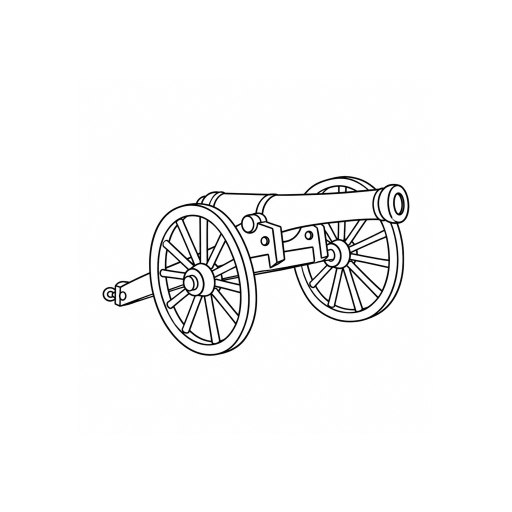
#> input picture stories/01-dime/art/cannon.png, 1024 x 1024 px, found by its file name (shown at 1/2 size); its folder holds only this picture in this run
$ python trace.py ../stories/01-dime/art/cannon.png
#> lines starting #> are read from the running program, lines starting #| are printed output that depends on the picture; after the words box and inside, x2 and y2 are one past the last pixel; in counts of white or black regions, pixels touching at a corner belong together
### tools/artfix.py
#!/usr/bin/env python3
"""Hand-placed fixes for traced drawings, from stories/<story>/art/fixes.json.

The tracer drops fine repeated lines as hatching. That's right for texture, but wrong when the
repetition is the subject: the ridges on a coin's edge, the bricks in a blocked-up window. These
fixes redraw those parts as clean, slightly irregular strokes, so the re-inking treats them like
any other line. trace.py applies them after each trace. All coordinates are source PNG pixels.

fixes.json:
{
  "<art id>": [
    {"ridges": {"near": [x, y],      // a point inside the coin's face
                "gap": 11,           // px between ridges along the edge (or "n": count)
                "skip_near": [[x, y, r]],  // no ridges within r of these points (a notch)
                "split": [f0, f1],   // leave this fraction of each ridge clear (a band across the edge)
                "max_angle": 72,     // degrees: how far round the edge the ridges go
                "arc": true}},       // also draw the face's edge where the band meets it
    {"bricks": {"rect": [x0, y0, x1, y1], "rows": 7, "cols": 3}},  // inside a window frame
    {"knockout": {"pad": 5}},  // paper-filled silhouette, so a drawing standing in front of another hides its lines
    {"dots": {"rect": [x0, y0, x1, y1], "min": 4, "max": 160}}  // keep small dots (specks, falling powder) as ink dots
  ]
}
Usage: python3 tools/artfix.py stories/02-ridges [ids]   (re-applies to existing traced JSON)
"""
import json, math, os, sys
import numpy as np


def _rng(seed):
    return np.random.default_rng(seed)


def _plen(p):
    p = np.asarray(p, float)
    return float(np.sum(np.hypot(*np.diff(p, axis=0).T))) if len(p) > 1 else 0.0


def _line(a, b, k=4):
    return [[round(float(a[0] + (b[0] - a[0]) * t), 1), round(float(a[1] + (b[1] - a[1]) * t), 1)] for t in np.linspace(0, 1, k)]


def _stroke(pts, closed=False):
    return {'pts': pts, 'closed': closed, 'len': round(_plen(pts), 1), 'outer': False, 'fix': True}


# [214 lines left out: functions _fit_ellipse, _ell, _inside, ridges, bricks, knockout and 1 more, not called in this run]


def apply(story, aid, res):
    path = os.path.join(story, 'art', 'fixes.json')
    if not os.path.exists(path):
        return res, []
    fixes = json.load(open(path)).get(aid, [])
    notes = []
    for k, fx in enumerate(fixes):
        seed = (sum(map(ord, aid)) * 31 + k) & 0xffff
        if 'ridges' in fx:
            notes.append(ridges(res, fx['ridges'], seed))
        if 'bricks' in fx:
            notes.append(bricks(res, fx['bricks'], seed))
        if 'dots' in fx:
            notes.append(dots(res, fx['dots'], os.path.join(story, 'art', aid + '.png')))
        if 'knockout' in fx:
            notes.append(knockout(res, fx['knockout'], os.path.join(story, 'art', aid + '.png')))
    return res, notes


# [13 lines left out: function main, not called in this run]


# [3 lines that do not run on import are left out]

### tools/trace.py
#!/usr/bin/env python3
"""Afterclap trace step: PNG line drawing -> simplified centerline strokes.

The image-model drawings are composition guides, not final line art. This tool
pulls out the centerlines, throws away specks, hatching and fussy detail, and
writes the strokes that carry the shape. The renderer (engine/ink.js) re-inks
them with a hand-drawn stroke model, so every drawing ends up in one hand.

Usage:
  python3 tools/trace.py stories/01-dime            # every art/*.png
  python3 tools/trace.py stories/01-dime goblin     # just one
Writes, per drawing:
  art/traced/<id>.json   strokes (crop-pixel coords), used by the renderer
Then run `node engine/inksvg.cjs <story>` to write art/traced/<id>.svg
(the re-inked, single-colour, transparent SVG).
"""
import json, math, os, sys
from collections import defaultdict

import numpy as np
from PIL import Image
from scipy import ndimage as ndi
from skimage.morphology import skeletonize

# ---------------------------------------------------------------- settings
INK_THRESHOLD = 150      # grey level; the off-white haze around lines sits above this
MIN_SPECK_AREA = int(os.environ.get('TRACE_MIN_SPECK', 40))      # px; smaller ink islands are specks (TRACE_MIN_SPECK overrides)
SPUR_LEN = 14            # px; skeleton whiskers shorter than this are pruned
JOIN_MAX_TURN = 50       # deg; edges meeting at a junction join into one stroke if they turn less
SMOOTH_SIGMA = 2.2       # px; centerline smoothing before simplification
RDP_EPS = 0.9            # px
MIN_STROKE = 26          # px; open strokes shorter than this are dropped (hatching, texture)
MIN_LOOP = int(os.environ.get('TRACE_MIN_LOOP', 22))            # px; closed loops (eyes, rivets) can be a little shorter (TRACE_MIN_LOOP overrides, e.g. a sponge's pores)
CROWD_R = 16             # px; neighbourhood for the crowding test
CROWD_MAX_LEN = 70       # px; only short strokes are crowd-tested
CROWD_LIMIT = 2.4        # other ink per unit of own length inside CROWD_R => texture, drop
ZIGZAG_RATIO = 1.07      # path length / heavily-smoothed length above which a long stroke is ironed flat
ZIGZAG_SIGMA = 7.0
END_JOIN_K = 3.4         # x line width; open ends this close that carry on in the same direction are joined
DUP_K = 3.4              # x line width; a stroke running this close beside a longer one...
DUP_COVER = 0.72         # ...for this share of its length is a double line, and goes


def load_mask(path):
    g = np.asarray(Image.open(path).convert('L'), dtype=np.float32)
    g = ndi.gaussian_filter(g, 0.7)
    m = g < INK_THRESHOLD
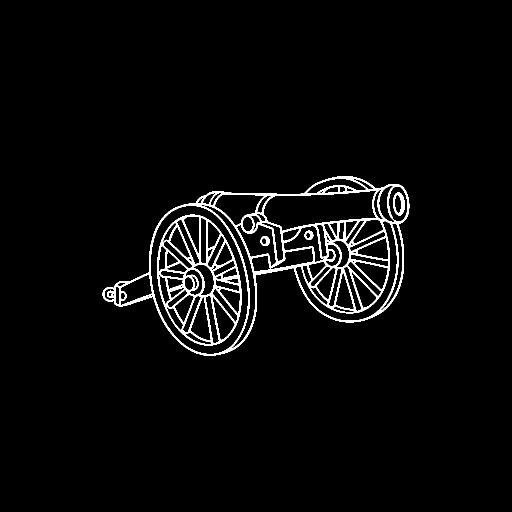
#> m: shape (1024, 1024) bool (shown at 1/2 size); 3.2% white; 5 white regions, box (x1, y1, x2, y2) and area: (205, 352, 819, 712) 23104, (314, 429, 483, 691) 10021, (786, 385, 809, 431) 510, (521, 472, 539, 492) 214, (609, 461, 627, 480) 198
    lab, n = ndi.label(m, structure=np.ones((3, 3)))
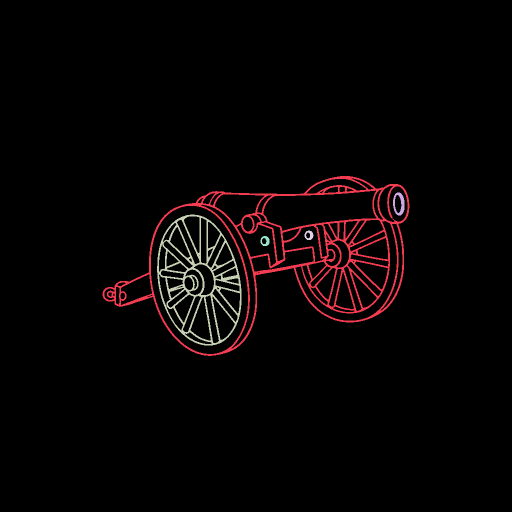
#> lab: shape (1024, 1024) int32 (shown at 1/2 size); 6 distinct labels, from 0 to 5; one colour per label, 0 black
#> n = 5
    if n:
        areas = ndi.sum(m, lab, index=np.arange(1, n + 1))
#> areas = [23104, 510, 10021, 198, 214]
        keep = np.zeros(n + 1, bool)
        keep[1:] = areas >= MIN_SPECK_AREA
        m = keep[lab]
    m = m | ndi.binary_closing(m, iterations=1)
#> m: shape (1024, 1024) bool; 3.3% white; 5 white regions, box (x1, y1, x2, y2) and area: (205, 352, 819, 712) 23333, (314, 429, 483, 691) 10128, (786, 385, 809, 431) 513, (521, 472, 539, 492) 215, (609, 461, 627, 480) 200
    return m


# ---------------------------------------------------------------- skeleton -> graph
N8 = [(-1, -1), (-1, 0), (-1, 1), (0, -1), (0, 1), (1, -1), (1, 0), (1, 1)]


def skeleton_graph(sk):
    H, W = sk.shape
    pts = set(zip(*np.nonzero(sk)))

    def nb(p):
        y, x = p
        return [(y + dy, x + dx) for dy, dx in N8 if (y + dy, x + dx) in pts]

    deg = {p: len(nb(p)) for p in pts}
    nodepix = {p for p in pts if deg[p] != 2}
    # cluster adjacent node pixels into one node
    cid = {}
    nodes = []
    for p in nodepix:
        if p in cid:
            continue
        stack = [p]
        cid[p] = len(nodes)
        members = []
        while stack:
            q = stack.pop()
            members.append(q)
            for r in nb(q):
                if r in nodepix and r not in cid:
                    cid[r] = len(nodes)
                    stack.append(r)
        ys = [m[0] for m in members]
        xs = [m[1] for m in members]
        nodes.append({'y': float(np.mean(ys)), 'x': float(np.mean(xs)),
                      'end': len(members) == 1 and deg[members[0]] <= 1})
    edges = []
    used = set()
    for p in nodepix:
        for q in nb(p):
            if q in nodepix:
                continue
            if (p, q) in used:
                continue
            path = [p, q]
            used.add((p, q))
            prev, cur = p, q
            while cur not in nodepix:
                nxt = [r for r in nb(cur) if r != prev]
                if not nxt:
                    break
                # prefer a node pixel if adjacent (stop cleanly at junctions)
                nn = [r for r in nxt if r in nodepix]
                r = nn[0] if nn else nxt[0]
                path.append(r)
                prev, cur = cur, r
            used.add((path[-1], path[-2]))
            a, b = cid[path[0]], cid.get(path[-1])
            if b is None:
                continue
            edges.append({'a': a, 'b': b, 'pix': path})
    # pure loops (no node pixels)
    seen = set()
    for e in edges:
        seen.update(e['pix'])
    rest = [p for p in pts if p not in seen and p not in nodepix]
    restset = set(rest)
    for p in rest:
        if p not in restset:
            continue
        loop = [p]
        restset.discard(p)
        prev, cur = None, p
        while True:
            nxt = [r for r in nb(cur) if r in restset]
            if not nxt:
                break
            cur = nxt[0]
            restset.discard(cur)
            loop.append(cur)
        if len(loop) > 6:
            edges.append({'a': None, 'b': None, 'pix': loop, 'loop': True})
    return nodes, edges


def plen(xy):
    if len(xy) < 2:
        return 0.0
    d = np.diff(xy, axis=0)
    return float(np.hypot(d[:, 0], d[:, 1]).sum())


def edge_xy(e, nodes):
    xy = np.array([[p[1], p[0]] for p in e['pix']], dtype=float)
    if e.get('a') is not None:
        xy[0] = [nodes[e['a']]['x'], nodes[e['a']]['y']]
    if e.get('b') is not None:
        xy[-1] = [nodes[e['b']]['x'], nodes[e['b']]['y']]
    return xy


def prune_and_assemble(nodes, edges):
    for e in edges:
        e['xy'] = edge_xy(e, nodes)
        e['len'] = plen(e['xy'])
    loops = [e for e in edges if e.get('loop')]
    E = [e for e in edges if not e.get('loop')]
    # prune spurs: free end + short + other end at a junction
    for _ in range(3):
        inc = defaultdict(list)
        for i, e in enumerate(E):
            inc[e['a']].append(i)
            inc[e['b']].append(i)
        drop = set()
        for i, e in enumerate(E):
            da, db = len(inc[e['a']]), len(inc[e['b']])
            if e['len'] < SPUR_LEN and ((da == 1 and db >= 3) or (db == 1 and da >= 3)):
                drop.add(i)
        if not drop:
            break
        E = [e for i, e in enumerate(E) if i not in drop]
    # self-loops at a node become loops
    for e in [e for e in E if e['a'] == e['b'] and e['len'] > 8]:
        loops.append(e)
    E = [e for e in E if e['a'] != e['b']]

    # junction pairing: join edges that continue straight through a node
    inc = defaultdict(list)
    for i, e in enumerate(E):
        inc[e['a']].append((i, 0))
        inc[e['b']].append((i, 1))

    def tangent(e, end):
        xy = e['xy']
        if end == 0:
            p0 = xy[0]
            seg = xy[1:]
        else:
            p0 = xy[-1]
            seg = xy[-2::-1]
        acc = 0.0
        q = seg[-1] if len(seg) else p0
        last = p0
        for s in seg:
            acc += math.hypot(*(s - last))
            last = s
            if acc >= 9:
                q = s
                break
        v = q - p0
        n = math.hypot(*v) or 1.0
        return v / n  # pointing away from the node

    link = {}  # (edge, end) -> (edge, end)
    for node, ends in inc.items():
        if len(ends) < 2:
            continue
        tans = {k: tangent(E[k[0]], k[1]) for k in ends}
        free = list(ends)
        while len(free) >= 2:
            best, bp = None, None
            for i in range(len(free)):
                for j in range(i + 1, len(free)):
                    if free[i][0] == free[j][0]:
                        continue
                    c = float(np.dot(tans[free[i]], tans[free[j]]))
                    turn = 180 - math.degrees(math.acos(max(-1, min(1, c))))
                    if best is None or turn < best:
                        best, bp = turn, (free[i], free[j])
            if bp is None or best > JOIN_MAX_TURN:
                break
            link[bp[0]] = bp[1]
            link[bp[1]] = bp[0]
            free.remove(bp[0])
            free.remove(bp[1])

    # walk chains
    strokes = []
    done = set()

    def chain_from(i, end_in):
        xy = []
        cur, cend = i, end_in
        visited = []
        while True:
            e = E[cur]
            seg = e['xy'] if cend == 0 else e['xy'][::-1]
            xy.extend(seg if not xy else seg[1:])
            done.add(cur)
            visited.append(cur)
            out_end = 1 - cend
            nxt = link.get((cur, out_end))
            if nxt is None or nxt[0] in done:
                closed = nxt is not None and nxt[0] == i
                return np.array(xy), closed
            cur, cend = nxt

    # start at chain ends first (edge ends without a link)
    for i in range(len(E)):
        if i in done:
            continue
        for end in (0, 1):
            if (i, end) not in link:
                if i not in done:
                    xy, closed = chain_from(i, end)
                    strokes.append({'xy': xy, 'closed': False})
                break
    for i in range(len(E)):  # remaining: closed chains
        if i not in done:
            xy, closed = chain_from(i, 0)
            strokes.append({'xy': xy, 'closed': True})
    for e in loops:
        xy = e['xy']
        strokes.append({'xy': np.vstack([xy, xy[:1]]), 'closed': True})
    return strokes


# ---------------------------------------------------------------- geometry
def resample(xy, step):
    L = plen(xy)
    if L < step:
        return xy
    d = np.r_[0, np.cumsum(np.hypot(*np.diff(xy, axis=0).T))]
    s = np.linspace(0, d[-1], max(2, int(round(d[-1] / step)) + 1))
    return np.c_[np.interp(s, d, xy[:, 0]), np.interp(s, d, xy[:, 1])]


def smooth(xy, sigma, closed):
    if len(xy) < 5:
        return xy
    if closed:
        core = xy[:-1]
        out = np.c_[ndi.gaussian_filter1d(core[:, 0], sigma, mode='wrap'),
                    ndi.gaussian_filter1d(core[:, 1], sigma, mode='wrap')]
        return np.vstack([out, out[:1]])
    out = np.c_[ndi.gaussian_filter1d(xy[:, 0], sigma, mode='nearest'),
                ndi.gaussian_filter1d(xy[:, 1], sigma, mode='nearest')]
    out[0], out[-1] = xy[0], xy[-1]
    return out


def rdp(xy, eps):
    if len(xy) < 3:
        return xy
    a, b = xy[0], xy[-1]
    ab = b - a
    n = math.hypot(*ab)
    if n < 1e-9:
        d = np.hypot(*(xy - a).T)
    else:
        d = np.abs(ab[0] * (xy[:, 1] - a[1]) - ab[1] * (xy[:, 0] - a[0])) / n
    i = int(np.argmax(d))
    if d[i] > eps:
        return np.vstack([rdp(xy[:i + 1], eps)[:-1], rdp(xy[i:], eps)])
    return np.vstack([a, b])


CURRENT_ID = ''


def drop_loop_patterns(strokes):
    """Rows of small closed loops (chain links, rivets, rows of windows) are pattern, not shape.
    Eyes and toes (two or three together) stay; runs of four or more go.
    TRACE_KEEP_LOOPS=id1,id2 keeps them for drawings where the loops are the point
    (the tube ends of a hay stem in Short 07)."""
    if CURRENT_ID in os.environ.get('TRACE_KEEP_LOOPS', '').split(','):
        return strokes
    small = [i for i, s in enumerate(strokes) if s['closed'] and plen(s['xy']) < 110]
    if len(small) < 3:
        return strokes
    cen = {i: strokes[i]['xy'].mean(axis=0) for i in small}
    dia = {i: plen(strokes[i]['xy']) / math.pi for i in small}
    parent = {i: i for i in small}
    def find(i):
        while parent[i] != i:
            parent[i] = parent[parent[i]]
            i = parent[i]
        return i
    for a in small:
        for b in small:
            if a < b and math.hypot(*(cen[a] - cen[b])) < 0.9 * (dia[a] + dia[b]) + 8:
                parent[find(a)] = find(b)
    groups = defaultdict(list)
    for i in small:
        groups[find(i)].append(i)
    drop = set(i for g in groups.values() if len(g) >= 4 for i in g)
    return [s for i, s in enumerate(strokes) if i not in drop]


def join_ends(strokes, gap):
    """Join open strokes whose ends nearly touch and carry on in the same direction
    (broken skeleton runs, chain links), so the re-ink draws them as one stroke."""
    def end_dir(xy, end):
        if end == 0:
            p, q = xy[0], xy[min(len(xy) - 1, 5)]
        else:
            p, q = xy[-1], xy[max(0, len(xy) - 6)]
        v = p - q
        n = math.hypot(*v) or 1.0
        return p, v / n   # end point, outward direction
    changed = True
    while changed:
        changed = False
        opens = [i for i, s in enumerate(strokes) if not s['closed'] and len(s['xy']) >= 3]
        best = None
        for ii, i in enumerate(opens):
            for j in opens[ii + 1:]:
                for ei in (0, 1):
                    pi, di = end_dir(strokes[i]['xy'], ei)
                    for ej in (0, 1):
                        pj, dj = end_dir(strokes[j]['xy'], ej)
                        d = math.hypot(*(pj - pi))
                        if d > gap:
                            continue
                        # outward directions should point at each other
                        if float(np.dot(di, -dj)) < math.cos(math.radians(40)):
                            continue
                        if best is None or d < best[0]:
                            best = (d, i, ei, j, ej)
        if best:
            _, i, ei, j, ej = best
            a = strokes[i]['xy'] if ei == 1 else strokes[i]['xy'][::-1]
            b = strokes[j]['xy'] if ej == 0 else strokes[j]['xy'][::-1]
            strokes[i] = {'xy': np.vstack([a, b]), 'closed': False}
            del strokes[j]
            changed = True
    return strokes


# ---------------------------------------------------------------- main per drawing
def trace(png):
    m = load_mask(png)
    ys, xs = np.nonzero(m)
    if not len(ys):
        raise SystemExit(f'no ink in {png}')
    pad = 6
    y0, y1 = max(0, ys.min() - pad), min(m.shape[0], ys.max() + pad + 1)
#> y0 = 346; y1 = 718
    x0, x1 = max(0, xs.min() - pad), min(m.shape[1], xs.max() + pad + 1)
#> x0 = 199; x1 = 825
    m = m[y0:y1, x0:x1]
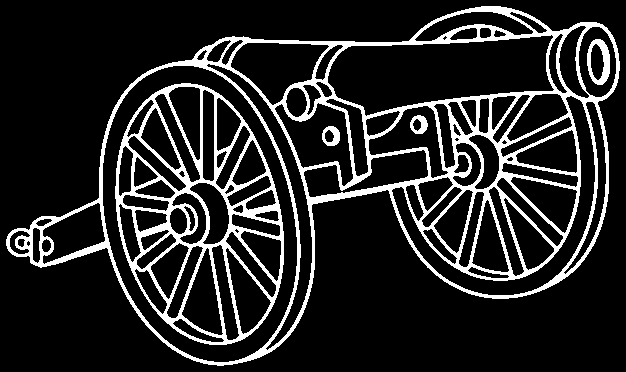
#> m: shape (372, 626) bool; 14.8% white; 5 white regions, box (x1, y1, x2, y2) and area: (6, 6, 620, 366) 23333, (115, 83, 284, 345) 10128, (587, 39, 610, 85) 513, (322, 126, 340, 146) 215, (410, 115, 428, 134) 200
    dist = ndi.distance_transform_edt(m)
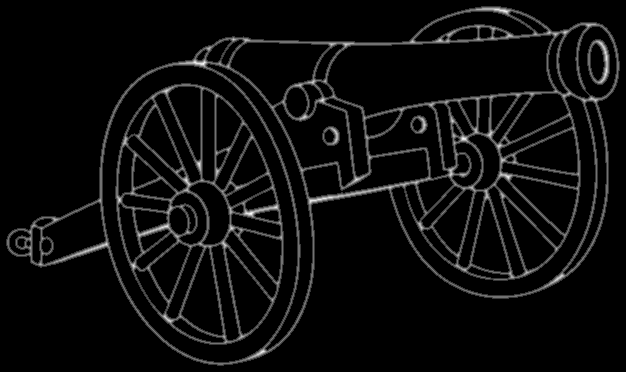
#> dist: shape (372, 626) float64; min 0, max 4.47, mean 0.221; drawn with min black and max white
    sk = skeletonize(m)
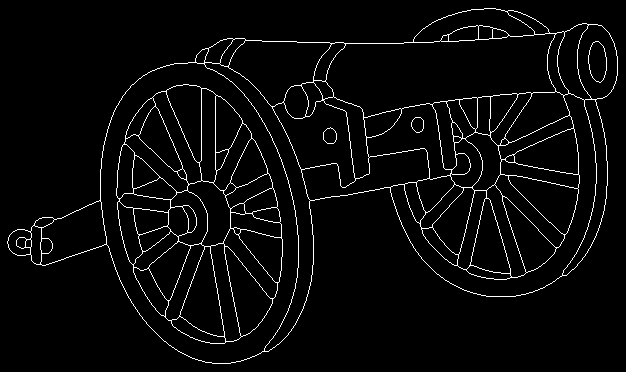
#> sk: shape (372, 626) bool; 3.7% white in thin lines or dots
    lw = float(np.median(2 * dist[sk])) if sk.any() else 4.0
#> lw = 4

    # solid fills (eyes, pupils): regions much thicker than a line
    thick = dist > max(3.2, 1.25 * lw)
#> thick: shape (372, 626) bool; every value is 0
#> (the rest of the program and of its run is left out)
